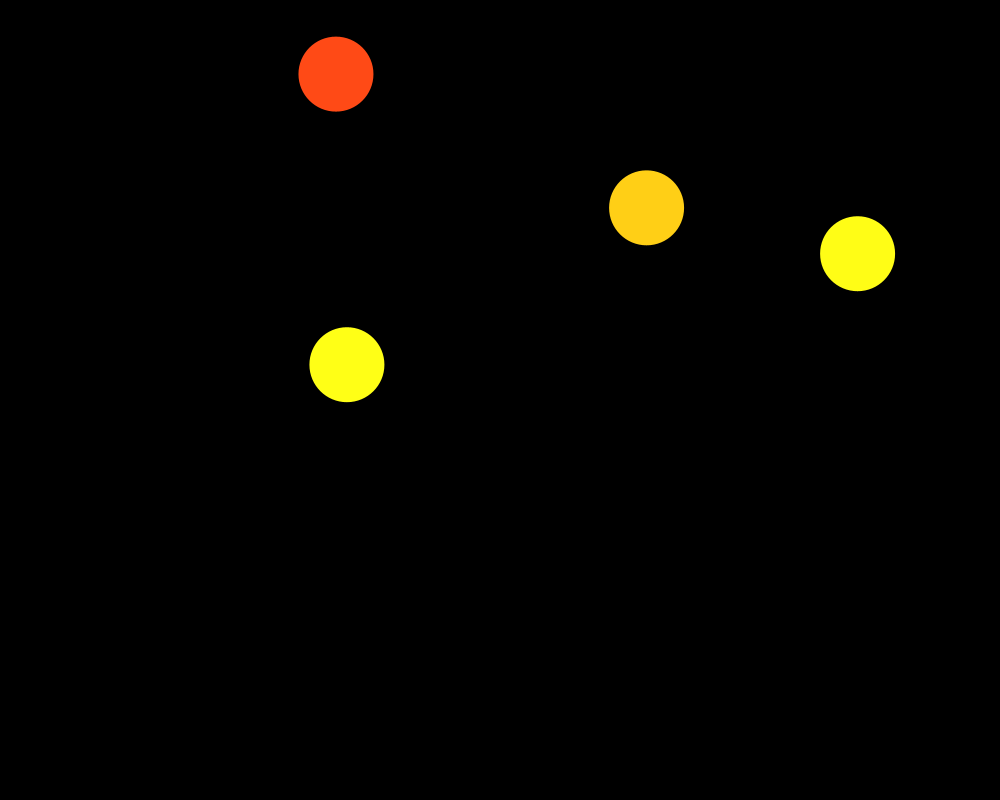
Frame 1 (no input)
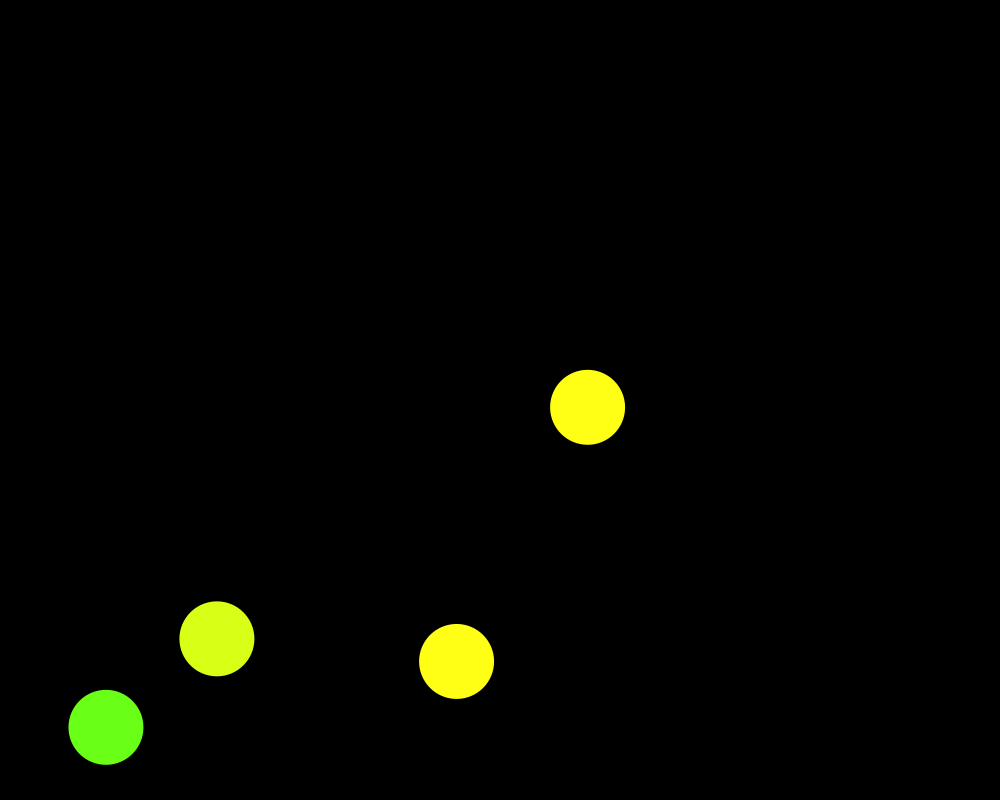
Frame 60 (the mouse pressed at the canvas centre just before this capture)
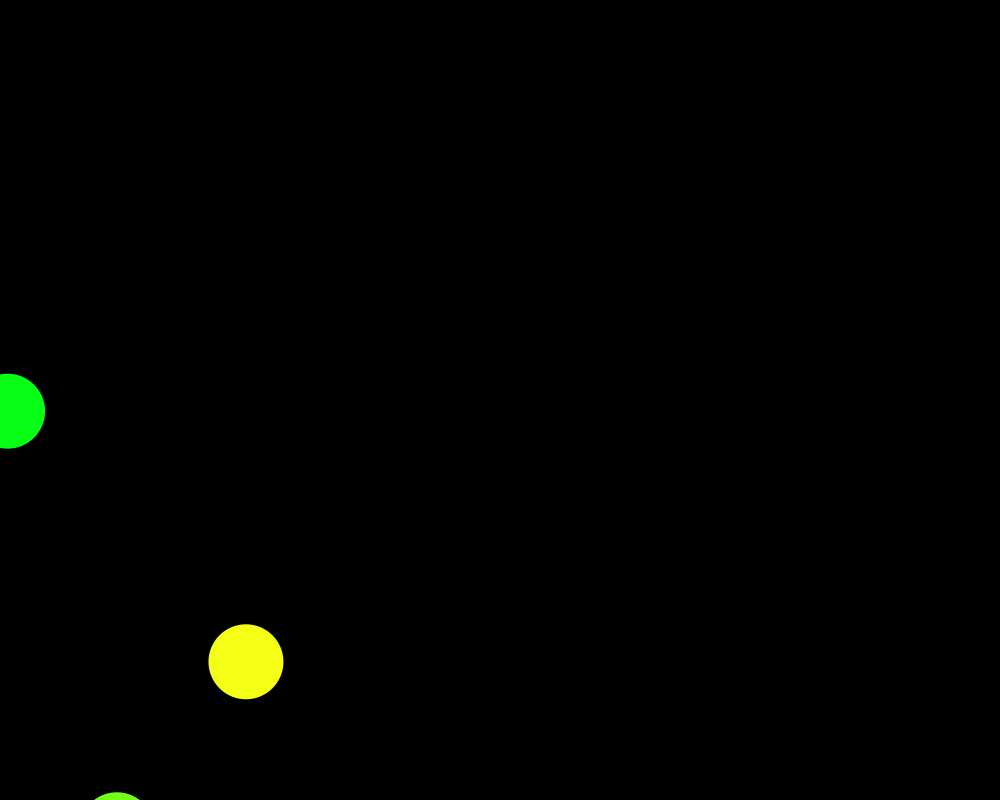
Frame 120 (the mouse held since frame 60 and released just before this capture)

The Processing sketch that drew these frames (run headless with seeded random() and noise(); from frame 60 on, the mouse is pressed at the canvas centre):

// Processing sketch: Ejercicio1
// ── Ejercicio1.pde
Pelot [] p=new Pelot[4];

void setup(){
  size(1000, 800);
  p[0]=new Pelot();
  p[1]=new Pelot();
  p[2]=new Pelot();
  p[3]=new Pelot();
  
  background(0);
}

void draw(){
  background(0);
  
  for(int i=0 ; i<4 ; i++){
    p[i].display();
    p[i].mover();
    p[i].limites();
  }
}

// ── Pelot.pde
class Pelot{
 PVector pos;
 PVector mov;
 PVector acc;
 
 float tamanio, aux=1, aux2, randy;
 
 Pelot(){
   pos=new PVector(random(0,1000), random(0,800));
   
   randy=random(-20,20);
   mov=new PVector(10, /*randy*/random(-20,20));
   acc=new PVector(1, 1);
   
   tamanio=75;
 }
 
 void display(){
   noStroke();
   fill(pos.x, pos.y, 22);
   ellipse(pos.x, pos.y, tamanio, tamanio);
 }
 
 void mover(){
   
   if(aux>0){
     pos.add(mov);
   }else{
     pos.sub(mov);
   }
   
 }
 
 void limites(){
   if(pos.x>width){ 
     aux*=-1;
     //mov.y+=1;
     mov=new PVector(10, /*randy+1*/random(-20,20)+1);
   }
   if(pos.x<0){
     aux*=-1;
     //mov.y*=1;
     mov=new PVector(10, /*randy+1*/random(-20,20)+1);
   }
   if(pos.y>height){
     aux*=-1;
     //mov.y*=1;
     mov=new PVector(10, /*randy+1*/random(-20,20)+1);
   }
   if(pos.y<0){
     aux*=-1;
     //mov.y+=1;
     mov=new PVector(10, /*randy+1*/random(-20,20)+1);
   }
 }
 
}
